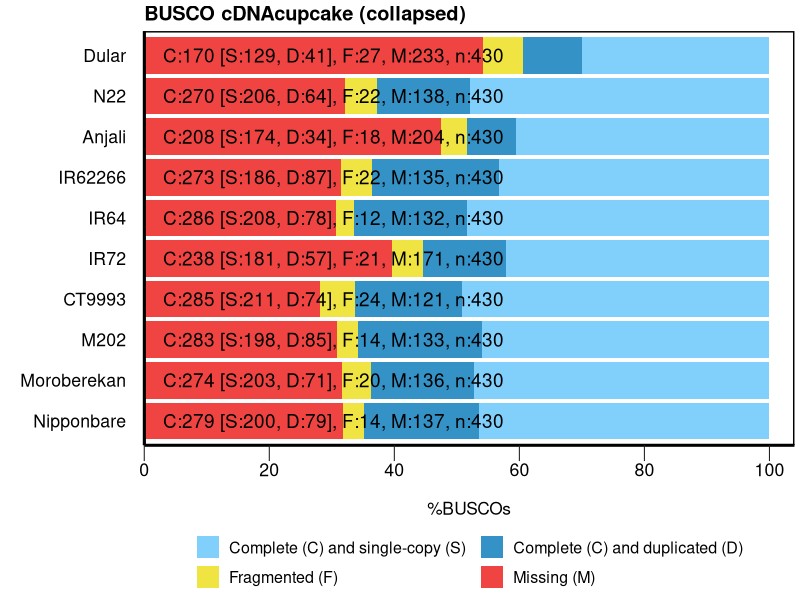

Recreate this plot in R.
######################################
#
# BUSCO summary figure
# @version 3.0.0
# @since BUSCO 2.0.0
# 
# Copyright (c) 2016-2017, Evgeny Zdobnov (ez@ezlab.org)
# Licensed under the MIT license. See LICENSE.md file.
#
######################################

# Load the required libraries
library(ggplot2)
library("grid")

# !!! CONFIGURE YOUR PLOT HERE !!! 
# Output
my_output <- paste("figures/","1_busco_cDNAcupcake.png",sep="/") 
my_width <- 20
my_height <- 15
my_unit <- "cm"

# Colors
my_colors <- c("#81d0fc", "#3492C7", "#F0E442", "#F04442")
# Bar height ratio
my_bar_height <- 0.9

# Legend
my_title <- "BUSCO cDNAcupcake (collapsed)"

# Font
my_family <- "sans"
my_size_ratio <- 1.2

# !!! SEE YOUR DATA HERE !!! 
# Your data as generated by python, remove or add more
my_species <- c('Nipponbare', 'Nipponbare', 'Nipponbare', 'Nipponbare', 'N22', 'N22', 'N22', 'N22', 'Dular', 'Dular', 'Dular', 'Dular', 'Anjali', 
                'Anjali', 'Anjali', 'Anjali', 'CT9993', 'CT9993', 'CT9993', 'CT9993', 'M202', 'M202', 'M202', 'M202', 'Moroberekan', 'Moroberekan', 
                'Moroberekan', 'Moroberekan', 'IR62266', 'IR62266', 'IR62266', 'IR62266', 'IR64', 'IR64', 'IR64', 'IR64', 'IR72', 'IR72', 'IR72', 'IR72')
my_species <- factor(my_species)
levels(my_species)
my_species <- factor(my_species,levels(my_species)[rev(c(3, 9, 1, 4, 5, 6, 2, 7, 8, 10))]) # reorder your species here just by changing the values in the vector :
my_percentage <- c(46.5, 18.4, 3.3, 31.8, 47.9, 14.9, 5.1, 32.1, 30.0, 9.5, 6.3, 54.2, 40.5, 7.9, 4.2, 47.4, 49.1, 17.2, 5.6, 28.1, 46.0, 19.8, 3.3, 30.9, 47.2, 16.5, 4.7, 31.6, 43.3, 20.2, 5.1, 31.4, 48.4, 18.1, 2.8, 30.7, 42.1, 13.3, 4.9, 39.7)
my_values <- c(200, 79, 14, 137, 206, 64, 22, 138, 129, 41, 27, 233, 174, 34, 18, 204, 211, 74, 24, 121, 198, 85, 14, 133, 203, 71, 20, 136, 186, 87, 22, 135, 208, 78, 12, 132, 181, 57, 21, 171)

######################################
######################################
######################################
# Code to produce the graph
labsize = 1
if (length(levels(my_species)) > 10){
  labsize = 0.66
}
print("Plotting the figure ...")
category <- c(rep(c("S","D","F","M"),c(1)))
category <-factor(category)
category = factor(category,levels(category)[c(4,1,2,3)])
df = data.frame(my_species,my_percentage,my_values,category)

figure <- ggplot() + 
  
  geom_bar(aes(y = my_percentage, x = my_species, fill = category), data = df, stat="identity", width=my_bar_height) + 
  coord_flip() + 
  theme_gray(base_size = 8) + 
  scale_y_continuous(expand=c(0,0), limits=c(0,104), labels = c("0","20","40","60","80","100"), breaks = c(0,20,40,60,80,100)) + 
  scale_fill_manual(values = my_colors,labels =c(" Complete (C) and single-copy (S)  ",
                                                 " Complete (C) and duplicated (D)",
                                                 " Fragmented (F)  ",
                                                 " Missing (M)")) +   
  ggtitle(my_title) + 
  xlab("") + 
  ylab("\n%BUSCOs") + 
  
  theme(plot.title = element_text(family=my_family, colour = "black", size = rel(1.5)*my_size_ratio, face = "bold")) +
  theme(legend.position="bottom",legend.title = element_blank()) + 
  theme(legend.text = element_text(family=my_family, size = rel(1.2)*my_size_ratio)) + 
  theme(panel.background = element_rect(color="#FFFFFF", fill="white")) + 
  theme(panel.grid.minor = element_blank()) + 
  theme(panel.grid.major = element_blank())+
  theme(panel.border = element_rect(colour = "black", fill=NA, size=1)) +
  theme(axis.text.y = element_text(family=my_family, colour = "black", size = rel(1.66)*my_size_ratio)) + 
  theme(axis.text.x = element_text(family=my_family, colour = "black", size = rel(1.66)*my_size_ratio)) + 
  theme(axis.line = element_line(size=1, colour = "black")) + 
  theme(axis.ticks.length = unit(.85, "cm")) + 
  theme(axis.ticks.y = element_line(colour="white", size = 0)) + 
  theme(axis.ticks.x = element_line(colour="#222222")) + 
  theme(axis.ticks.length = unit(0.4, "cm")) + 
  theme(axis.title.x = element_text(family=my_family, size=rel(1.3)*my_size_ratio)) + 
  guides(fill = guide_legend(override.aes = list(colour = NULL))) +
  guides(fill=guide_legend(nrow=2,byrow=TRUE)) +
  
  guides(fill = guide_legend(override.aes = list(colour = NULL))) +
  guides(fill=guide_legend(nrow=2,byrow=TRUE))

for(i in rev(c(1:length(levels(my_species))))){
  detailed_values <- my_values[my_species==my_species[my_species==levels(my_species)[i]]]
  total_buscos <- sum(detailed_values)
  figure <- figure + 
    annotate("text", label=paste("C:", detailed_values[1] + detailed_values[2], " [S:", detailed_values[1], ", D:", detailed_values[2], "], F:", detailed_values[3], ", M:", detailed_values[4], ", n:", total_buscos, sep=""), 
             y=3, x = i, size = labsize*4*my_size_ratio, colour = "black", hjust=0, family=my_family)
}

  
ggsave(figure, file=my_output, width = my_width, height = my_height, unit = my_unit)
print("Done")
